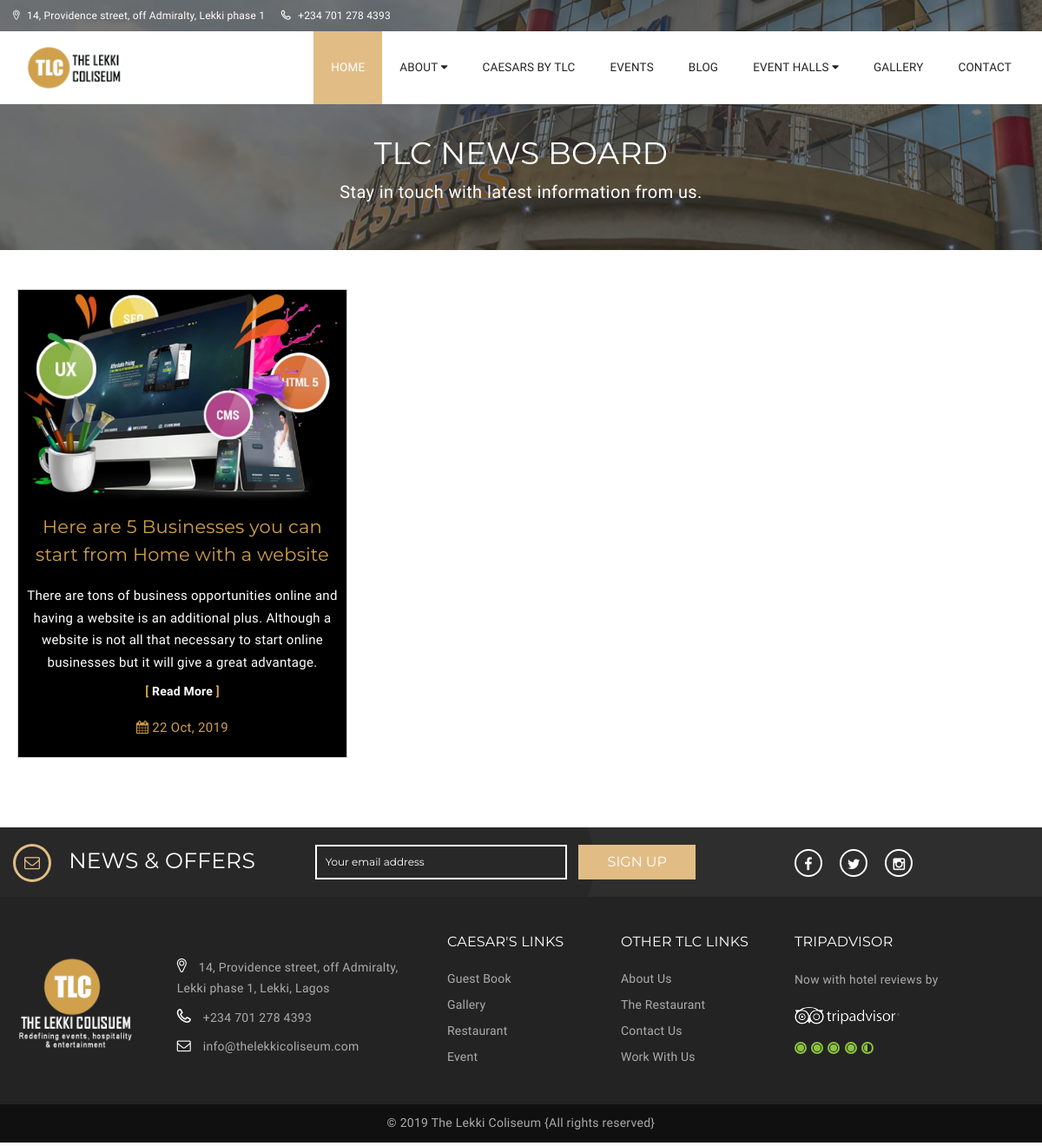
Screenshot of /blog.php with the database file from the repository.
### tables this page shows
CREATE TABLE `posts` (
  `postID` int(11) NOT NULL,
  `postName` varchar(200) NOT NULL,
  `postSlug` varchar(200) NOT NULL,
  `postDesc1` varchar(200) NOT NULL,
  `postDesc` text NOT NULL,
  `postImg` varchar(200) NOT NULL,
  `postStatus` varchar(200) NOT NULL,
  `postAdded` varchar(200) NOT NULL,
  `postedBy` varchar(200) NOT NULL
);

### blog.php (the view, shortened to what this page needs)
<?php
  include 'scss/classes.php';
  $getPostsq = $conn->prepare("SELECT * FROM posts ORDER BY postAdded DESC");
  $getPostsq->execute();
  $getPostsct = $getPostsq->rowCount();
  $getPosts = $getPostsq->fetchAll();
?>
<!DOCTYPE html>
<html lang="en">
<head>
    <?php include 'scss/headtags.php'; ?>
</head>
 <body>
    <div id="page-wrap">
        <?php include 'scss/header.php'; ?>
        <section class="section-sub-banner bg-9">
            <div class="awe-overlay"></div>
            <div class="sub-banner">
                <div class="container">
                    <div class="text text-center">
                        <?php if(!isset($_GET['p'])){ ?>
                            <h2>TLC NEWS BOARD</h2>
                            <p> Stay in touch with latest information from us. </p>
                        <?php } else { ?>
                            <h2> <?php echo $postData['postName']; ?> </h2>
                            <p> <i class="fa fa-calendar"></i> <?php echo date("d M, Y", $postData['postAdded']); ?> &nbsp; | &nbsp; <i class="fa fa-user"></i> TLC Admin </p>
                        <?php } ?>
                    </div>
                </div>
            </div>
        </section>
        <section class="section-about">
            <div class="container">
                <?php if(!isset($_GET['p'])){ ?>
                    <?php if($getPostsct == 0){ echo "<p style='margin-top:10px;'> No blog post has been added yet. </p>"; } else { foreach($getPosts AS $posts){ ?>
                        <div class="col-sm-4" style="padding:5px">
                            <div style="background:#000; border:#ccc thin solid;" align="center">
                                <img src="images/<?php echo $posts['postImg']; ?>" style="width:100%; max-height:300px;" />
                                <div style="padding:10px">
                                    <h4 style="color:#D1A04C; margin-bottom:20px"> <?php echo $posts['postName']; ?> </h4>
                                    <p style="color:#fff"> <?php echo $posts['postDesc1']; ?> </p>
                                    <strong style="color:#D1A04C"> [ <a href="blog.php?p=<?php echo $posts['postID']; ?>" style="color:#fff"> Read More </a> ] </strong>
                                    <p style="color:#D1A04C; margin-top:20px"> <i class="fa fa-calendar"></i> <?php echo date("d M, Y", $posts['postAdded']); ?> </p>
                                </div>
                            </div>
                        </div>
                    <?php } } ?>
                <?php } ?>
            </div>
        </section>
        <?php include 'scss/footer.php'; ?>
    </div>
</body>
</html>

### rows the page displays
posts: postImg (picture), postName "Here are 5 Businesses you can start from Home with a website", postDesc1 "There are tons of business opportunities online and having a website is an additional plus. Although a website is not all that necessary to start online businesses but it will give a great advantage.", postAdded "22 Oct, 2019"
